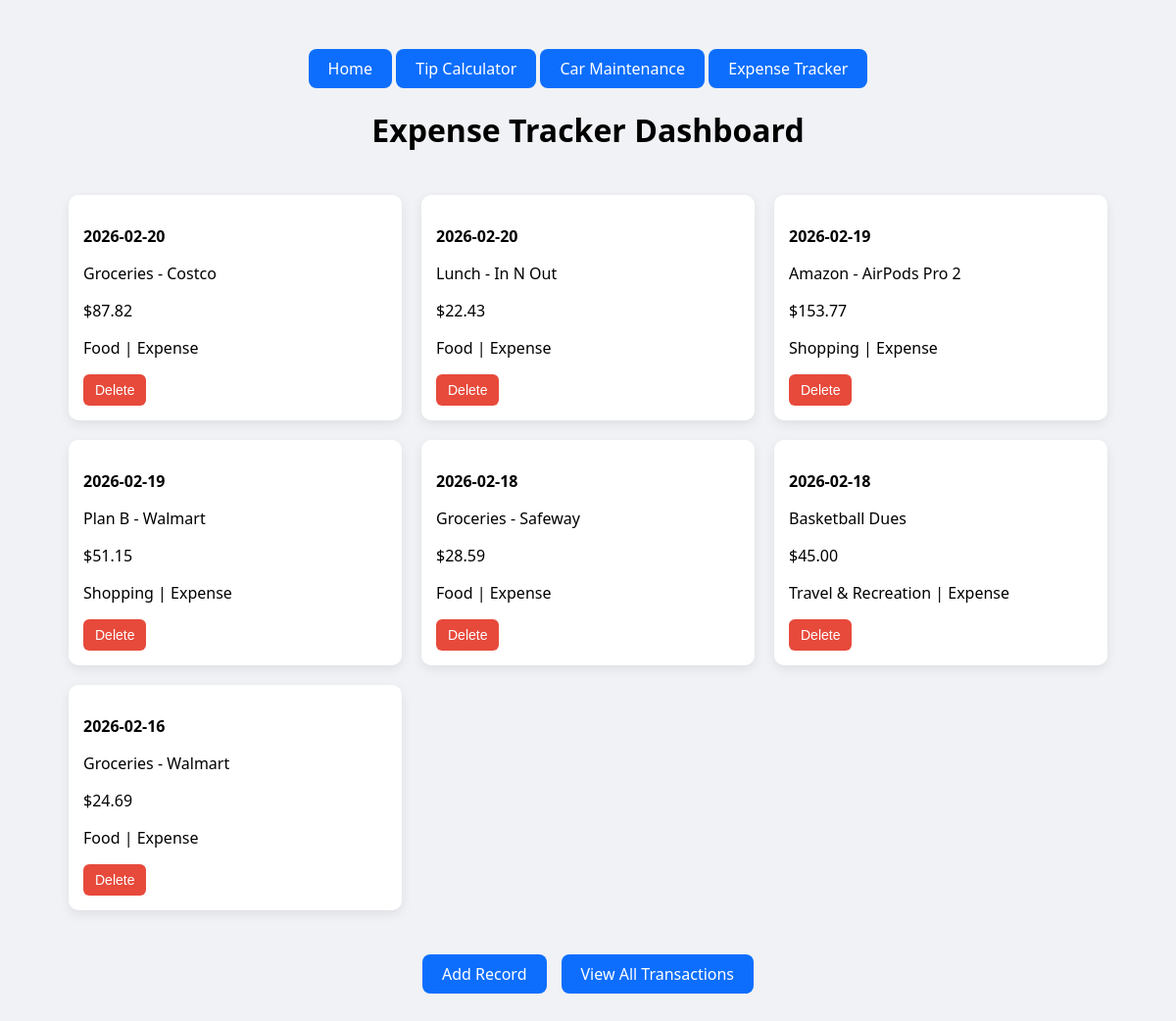
Page /expense_tracker/ on the earlier database version.
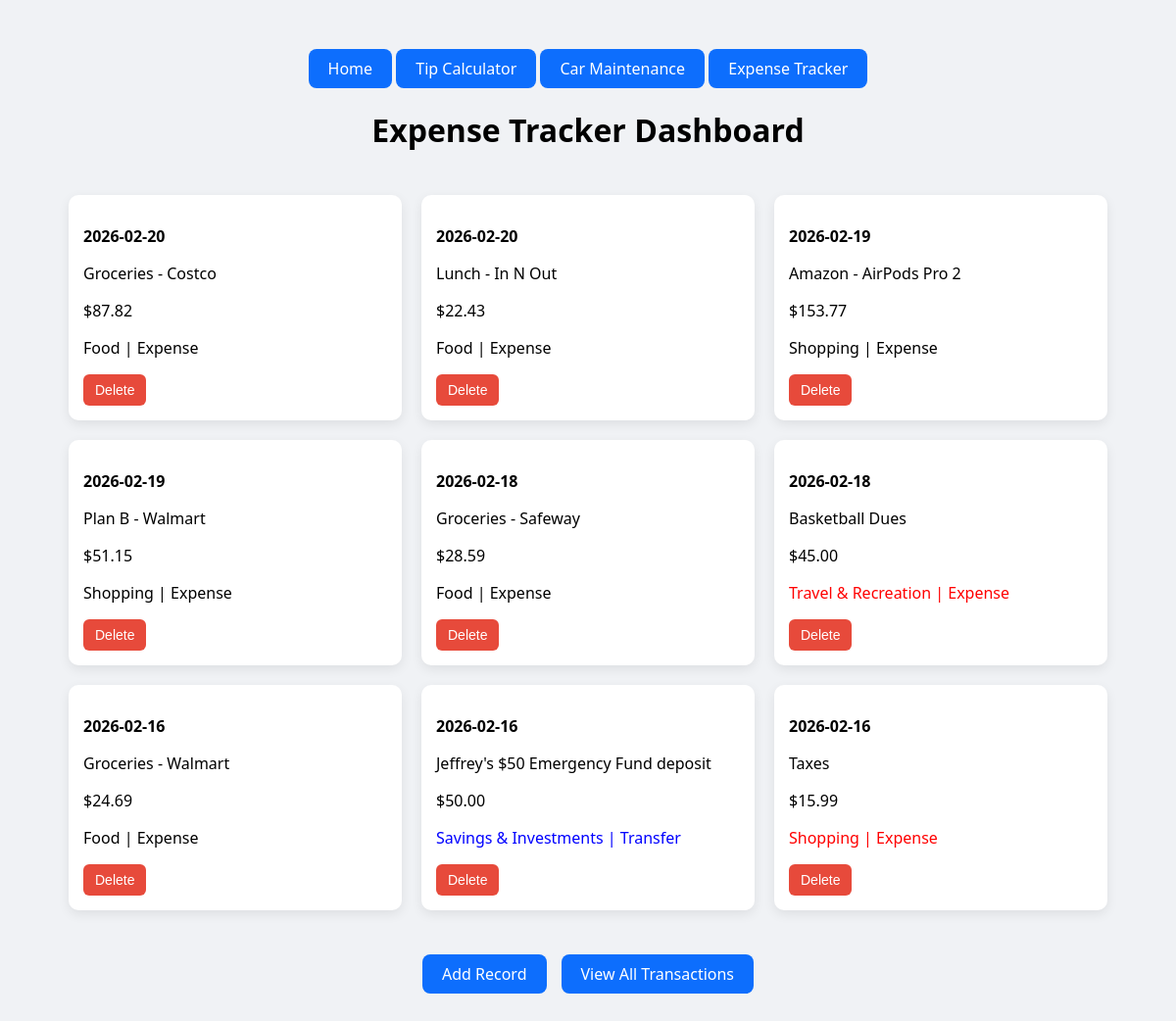
Same page on the later database version.
### app/expense_tracker/models.py (models this page shows, shortened)
class Transaction(db.Model):
    id = db.Column(db.Integer, primary_key=True)
    date = db.Column(db.Date, nullable=False)
    description = db.Column(db.String(2000), nullable=False)
    amount = db.Column(db.Numeric(10,2), nullable=False)
    category_id = db.Column(db.Integer, db.ForeignKey("categories.id"), nullable=False)
    type = db.Column(db.String(2000), nullable=False)
    created_at = db.Column(db.DateTime(timezone=True), default=lambda: datetime.now(timezone.utc))

class Category(db.Model):
    __tablename__ = "categories"
    id = db.Column(db.Integer, primary_key=True)
    name = db.Column(db.String(200), unique=True, nullable=False)
    active = db.Column(db.Boolean, default=True)
    transactions = db.relationship("Transaction", backref="category_obj", lazy=True)

### app/expense_tracker/routes.py (the view)
@expense_tracker.route("/")
def dashboard():
    transactions = Transaction.query.order_by(Transaction.date.desc()).all()
    categories = Category.query.filter_by(active=True).order_by(Category.name).all()
    return render_template(
        "dashboard.html",
        transactions=transactions,
        categories=categories
    )

### app/expense_tracker/templates/dashboard.html (shortened to what this page needs)
{% extends "base.html" %}
{% block content %}
<h1>Expense Tracker Dashboard</h1>
<div class="records-container" id="transactions">
    {% for tx in transactions %}
    <div class="record-card" id="tx-{{ tx.id }}">
        <p><strong>{{ tx.date }}</strong></p>
        <p>{{ tx.description }}</p>
        <p>${{ tx.amount }}</p>
        {% set type_color = "black" %}
        {% if tx.type == "income" %}
            {% set type_color = "green" %}
        {% elif tx.type == "expense" %}
            {% set type_color = "red" %}
        {% elif tx.type == "transfer" %}
            {% set type_color = "blue" %}
        {% endif %}
        <p style="color: {{ type_color }}">{{ tx.category_obj.name }} | {{ tx.type.capitalize() }}</p>
        <button class="delete-btn" data-id="{{ tx.id }}">Delete</button>
    </div>
    {% endfor %}
</div>
<div class="center-nav">
    <button class="btn nav-link" id="show-add-form">Add Record</button>
    <a href="{{ url_for('expense_tracker.view_all') }}" class="btn nav-link">View All Transactions</a>
</div>
{% endblock %}

### app/templates/base.html (shortened to what this page needs)
<html lang="en">
<head>
    <link rel="stylesheet" href="{{ url_for('static', filename='css/style.css') }}">
</head>
<body>
    <nav>
        {% if request.endpoint != 'home_page.index' %}
            <a href="{{ url_for('home_page.index') }}" class="btn">Home</a>
        {% endif %}
        <a href="{{ url_for('tip_calculator.index') }}" class="btn">Tip Calculator</a>
        <a href="{{ url_for('car_maintenance.index') }}" class="btn">Car Maintenance</a>
        <a href="{{ url_for('expense_tracker.dashboard') }}" class="btn">Expense Tracker</a>
    </nav>
    {% block content %}{% endblock %}
</body>
</html>

### app/static/css/style.css (style rules this page uses)
body { font-family: 'Segoe UI', sans-serif; background: #f0f2f5 url("https://www.toptal.com/designers/subtlepatterns/uploads/white-waves.png"); background-size: 600px; text-align: center; margin: 50px; }
a { text-decoration: none; color: inherit; }
.records-container { display: grid; grid-template-columns: repeat(auto-fit, minmax(320px, 1fr)); gap: 20px; padding: 20px; margin-top: 25px; }
.record-card { background: white; padding: 15px; border-radius: 10px; box-shadow: rgba(0, 0, 0, 0.08) 0px 4px 12px; text-align: left; }
.btn { display: inline-block; padding: 12px 20px; background: #0d6efd; color: white; text-decoration: none; border-radius: 8px; border: none; cursor: pointer; font-size: 16px; font-family: inherit; line-height: 1; }
.delete-btn { background: #e74a3b; color: white; border: none; padding: 8px 12px; border-radius: 6px; cursor: pointer; font-size: 14px; }
.center-nav { display: flex; justify-content: center; gap: 15px; margin: 25px 0; }

Differences in the rows shown:
added Transaction: date "2026-02-16", description "Jeffrey's $50 Emergency Fund deposit", amount "50.00", category_obj.name "Savings & Investments", type "Transfer"
added Transaction: date "2026-02-16", description "Taxes", amount "15.99", category_obj.name "Shopping", type "Expense"
